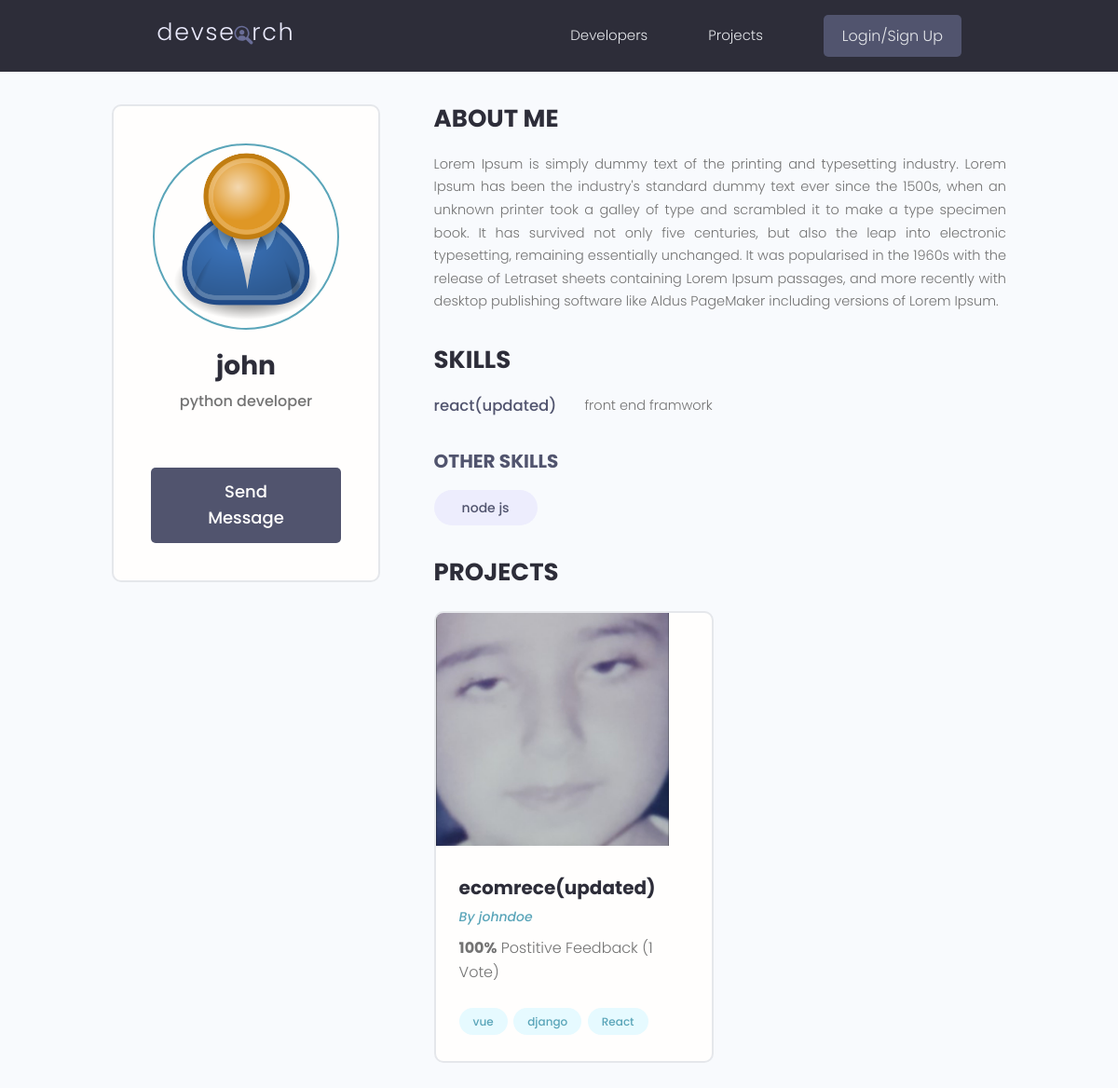
/profile/95ffc4e7-a620-448d-a3ee-b78309cba16d, run on an earlier commit of the app's database.
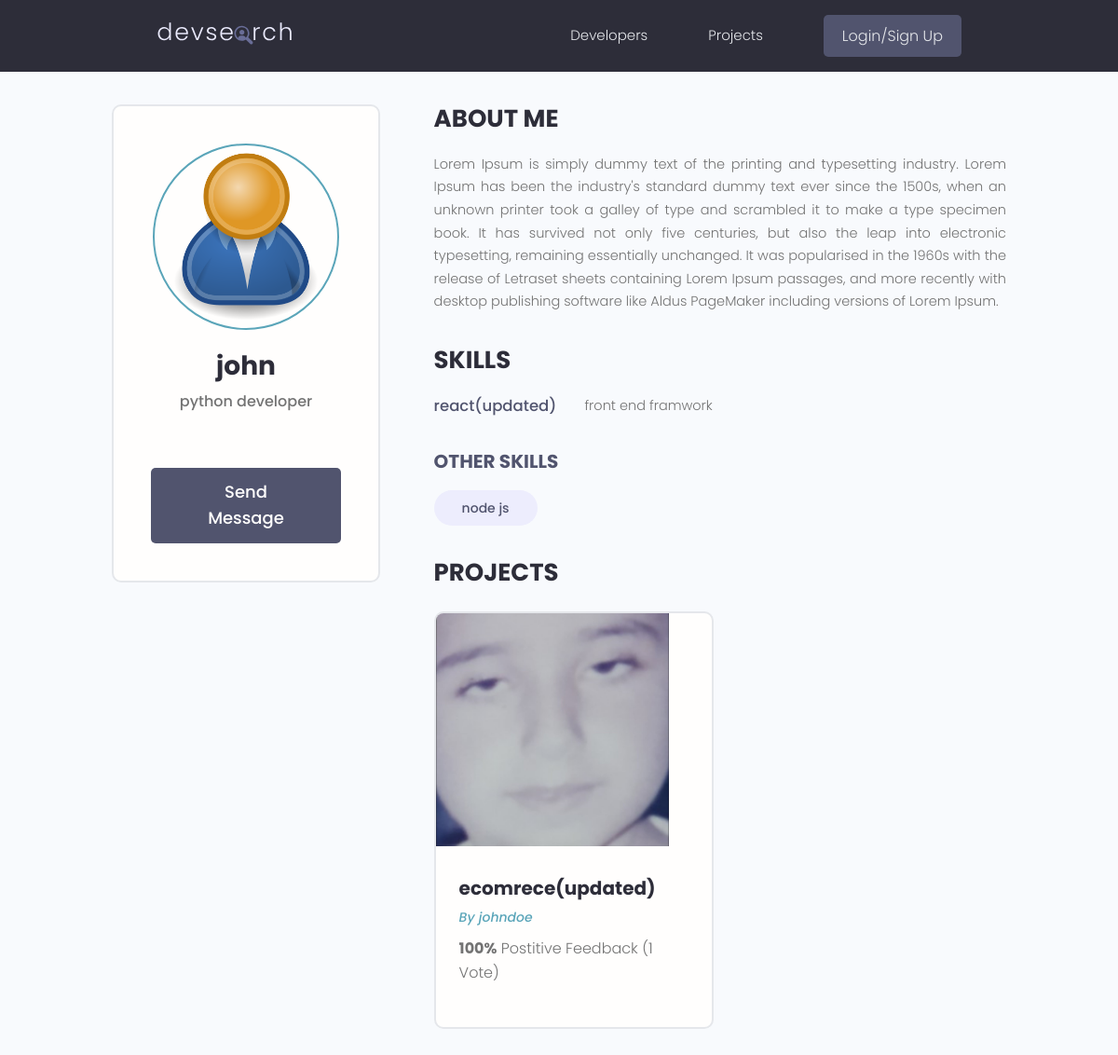
And on a later commit of the database.
### users/models.py (models this page shows)
class Skill(models.Model):
    id = models.UUIDField(default=uuid.uuid4, unique=True,
                            primary_key=True, editable=False)
    owner = models.ForeignKey(Profile, on_delete=models.CASCADE)
    name = models.CharField(max_length=200, null=True, blank=True)
    description = models.TextField(null=True, blank=True)
    created = models.DateTimeField(auto_now_add=True)
    def __str__(self):
        return self.name

class Profile(models.Model):
    id = models.UUIDField(default=uuid.uuid4, unique=True,
                            primary_key=True, editable=False)
    user = models.OneToOneField(
        User, null=True, blank=True, on_delete=models.CASCADE)
    name = models.CharField(max_length=200, null=True, blank=True)
    user_name = models.CharField(max_length=200, null=True, blank=True)
    email = models.EmailField(null=True, blank=True)
    headline = models.CharField(max_length=800, null=True, blank=True)
    bio = models.TextField(null=True, blank=True)
    location = models.CharField(max_length=200, null=True, blank=True)
    profile_image = models.ImageField(
        null=True, blank=True, upload_to="profiles/", default="profiles/user-default.png")
    social_github = models.URLField(max_length=200, null=True, blank=True)
    social_twitter = models.URLField(max_length=200, null=True, blank=True)
    social_linkedin = models.URLField(max_length=200, null=True, blank=True)
    social_youtube = models.URLField(max_length=200, null=True, blank=True)
    social_website = models.URLField(max_length=200, null=True, blank=True)
    created = models.DateTimeField(auto_now_add=True)
    def __str__(self):
        return str(self.user.username)
    class Meta:
        ordering = ["created"]

### projects/models.py (models this page shows, shortened)
class Project(models.Model):
    id = models.UUIDField(default=uuid.uuid4, unique=True, primary_key=True, editable=False)
    owner = models.ForeignKey(Profile, null=True, blank=True, on_delete=models.SET_NULL)
    title = models.CharField(max_length=2000)
    description = models.TextField(null=True, blank=True)
    image = models.ImageField(default="default.jpg")
    tags = models.ManyToManyField('Tag', blank=True)
    demo_link = models.URLField(max_length=2000, null=True, blank=True)
    source_link = models.URLField(max_length=2000, null=True, blank=True)
    vote_total = models.IntegerField(default=0, null=True, blank=True)
    vote_ratio = models.IntegerField(default=0, null=True, blank=True)
    created = models.DateTimeField(auto_now_add=True)
    class Meta:
        ordering = ["-vote_ratio", "-vote_total", "title"]

class Tag(models.Model):
    id = models.UUIDField(default=uuid.uuid4, unique=True, primary_key=True, editable=False)
    name = models.CharField(max_length=300)
    created = models.DateTimeField(auto_now_add=True)
    def __str__(self):
        return self.name

### users/views.py (the view)
# urls.py: path('profile/<str:pk>', views.userProfile, name="user-profile"),
def userProfile(request, pk):
    profile = Profile.objects.get(id=pk)
    topSkills = profile.skill_set.exclude(description="")
    otherSkills = profile.skill_set.filter(description="")
    context = {
        "profile": profile,
        "topSkills": topSkills,
        "otherSkills": otherSkills
    }
    return render(request, "users/user_profile.html", context)

### users/templates/users/user_profile.html (shortened to what the changed rows need)
{% extends "main.html" %}
{% block content %}
<main class="profile my-md">
    <div class="container">
        <div class="layout">
            <div class="column column--1of3">
                <div class="card text-center">
                    <div class="card__body dev">
                        <img class="avatar avatar--xl" src="{{profile.profile_image.url}}" />
                        <h2 class="dev__name">{{profile.name}}</h2>
                        <p class="dev__title">{{profile.headline}}</p>
                        {% if profile != request.user.profile %}
                            <a href="{% url 'send-message' profile.id %}" class="btn btn--sub btn--lg">Send Message </a>
                        {% endif %}
                    </div>
                </div>
            </div>
            <div class="column column--2of3">
                <div class="devInfo">
                    <h3 class="devInfo__title">About Me</h3>
                    <p class="devInfo__about">
                        {{profile.bio}}
                    </p>
                </div>
                <div class="devInfo">
                    <div class="devInfo__skills">
                        {% for skill in topSkills %}
                        <div class="devSkill">
                            <h4 class="devSkill__title">{{skill.name}}</h4>
                            <p class="devSkill__info">
                                {% if skill.description|length > 150 %}
                                    {{skill.description|slice:"150"}}...
                                {% else %}
                                    {{skill.description}}
                                {% endif %}
                            </p>
                        </div>
                        {% endfor %}
                        <div class="devInfo__otherSkills">
                            {% for skill in otherSkills %}
                            <span class="tag tag--pill tag--sub tag--lg">
                                <small>{{skill}}</small>
                            </span>
                            {% endfor %}
                        </div>
                    </div>
                </div>
                <div class="devInfo">
                    <div class="grid grid--two">
                        {% for project in profile.project_set.all %}
                        <div class="column">
                            <div class="card project">
                                <a href="{% url 'project' project.id %}" class="project">
                                    <img class="project__thumbnail" src="{{project.image.url}}"
                                        alt="project thumbnail" />
                                    <div class="card__body">
                                        <h3 class="project__title">{{project.title}}</h3>
                                        <p><a class="project__author" href="{% url 'user-profile' profile.id %}">By
                                                {{profile}}</a></p>
                                        <p class="project--rating">
                                            <span style="font-weight: bold;">{{project.vote_ratio}}%</span> Postitive
                                            Feedback ({{project.vote_total}} Vote{{project.vote_total|pluralize}})
                                        </p>
                                        <div class="project__tags">
                                            {% for tag in project.tags.all|slice:"5" %}
                                            <span class="tag tag--pill tag--main">
                                                <small>{{tag}}</small>
                                            </span>
                                            {% endfor %}
                                        </div>
                                    </div>
                                </a>
                            </div>
                        </div>
                        {% endfor %}
                    </div>
                </div>
            </div>
        </div>
    </div>
</main>
{% endblock %}

What changed in the data, as far as the page shows it:
removed Tag: name "vue"
removed Tag: name "django"
removed Tag: name "React"
